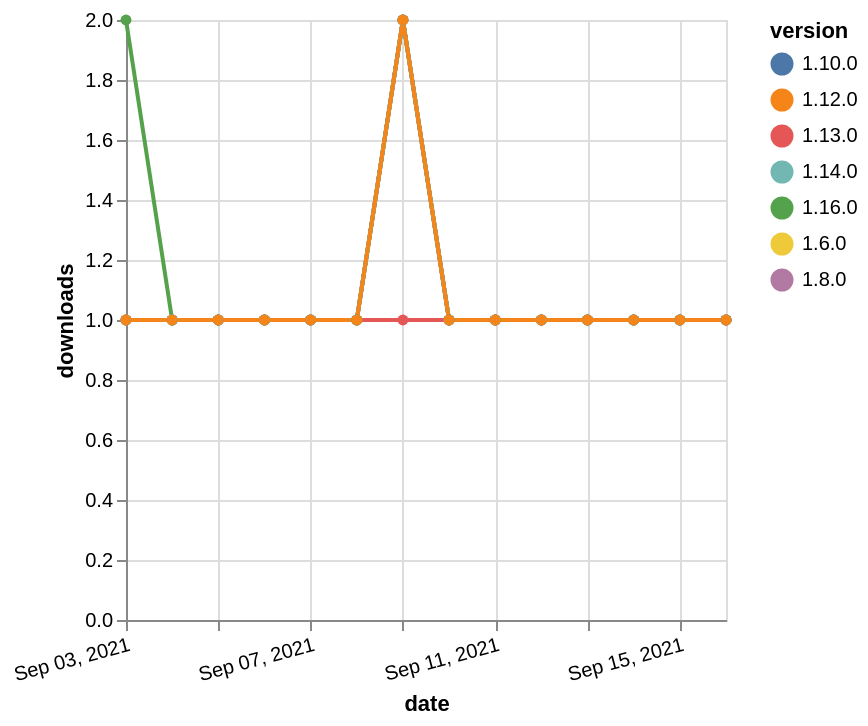

Specify this chart in Vega-Lite:
### Vega-Lite specification from a JSON file in a GitHub repository (floating-point values rounded to 4 significant figures)
{"$schema": "https://vega.github.io/schema/vega-lite/v5.json", "description": "A simple bar chart with embedded data.", "data": {"values": [{"date": "2021-09-03", "total": 214, "delta": 1, "version": "1.6.0"}, {"date": "2021-09-04", "total": 215, "delta": 1, "version": "1.6.0"}, {"date": "2021-09-05", "total": 216, "delta": 1, "version": "1.6.0"}, {"date": "2021-09-06", "total": 217, "delta": 1, "version": "1.6.0"}, {"date": "2021-09-07", "total": 218, "delta": 1, "version": "1.6.0"}, {"date": "2021-09-08", "total": 219, "delta": 1, "version": "1.6.0"}, {"date": "2021-09-09", "total": 221, "delta": 2, "version": "1.6.0"}, {"date": "2021-09-10", "total": 222, "delta": 1, "version": "1.6.0"}, {"date": "2021-09-11", "total": 223, "delta": 1, "version": "1.6.0"}, {"date": "2021-09-12", "total": 224, "delta": 1, "version": "1.6.0"}, {"date": "2021-09-13", "total": 225, "delta": 1, "version": "1.6.0"}, {"date": "2021-09-14", "total": 226, "delta": 1, "version": "1.6.0"}, {"date": "2021-09-15", "total": 227, "delta": 1, "version": "1.6.0"}, {"date": "2021-09-16", "total": 228, "delta": 1, "version": "1.6.0"}, {"date": "2021-09-03", "total": 275, "delta": 1, "version": "1.8.0"}, {"date": "2021-09-04", "total": 276, "delta": 1, "version": "1.8.0"}, {"date": "2021-09-05", "total": 277, "delta": 1, "version": "1.8.0"}, {"date": "2021-09-06", "total": 278, "delta": 1, "version": "1.8.0"}, {"date": "2021-09-07", "total": 279, "delta": 1, "version": "1.8.0"}, {"date": "2021-09-08", "total": 280, "delta": 1, "version": "1.8.0"}, {"date": "2021-09-09", "total": 282, "delta": 2, "version": "1.8.0"}, {"date": "2021-09-10", "total": 283, "delta": 1, "version": "1.8.0"}, {"date": "2021-09-11", "total": 284, "delta": 1, "version": "1.8.0"}, {"date": "2021-09-12", "total": 285, "delta": 1, "version": "1.8.0"}, {"date": "2021-09-13", "total": 286, "delta": 1, "version": "1.8.0"}, {"date": "2021-09-14", "total": 287, "delta": 1, "version": "1.8.0"}, {"date": "2021-09-15", "total": 288, "delta": 1, "version": "1.8.0"}, {"date": "2021-09-16", "total": 289, "delta": 1, "version": "1.8.0"}, {"date": "2021-09-03", "total": 131, "delta": 1, "version": "1.13.0"}, {"date": "2021-09-04", "total": 132, "delta": 1, "version": "1.13.0"}, {"date": "2021-09-05", "total": 133, "delta": 1, "version": "1.13.0"}, {"date": "2021-09-06", "total": 134, "delta": 1, "version": "1.13.0"}, {"date": "2021-09-07", "total": 135, "delta": 1, "version": "1.13.0"}, {"date": "2021-09-08", "total": 136, "delta": 1, "version": "1.13.0"}, {"date": "2021-09-09", "total": 137, "delta": 1, "version": "1.13.0"}, {"date": "2021-09-10", "total": 138, "delta": 1, "version": "1.13.0"}, {"date": "2021-09-11", "total": 139, "delta": 1, "version": "1.13.0"}, {"date": "2021-09-12", "total": 140, "delta": 1, "version": "1.13.0"}, {"date": "2021-09-13", "total": 141, "delta": 1, "version": "1.13.0"}, {"date": "2021-09-14", "total": 142, "delta": 1, "version": "1.13.0"}, {"date": "2021-09-15", "total": 143, "delta": 1, "version": "1.13.0"}, {"date": "2021-09-16", "total": 144, "delta": 1, "version": "1.13.0"}, {"date": "2021-09-03", "total": 165, "delta": 1, "version": "1.10.0"}, {"date": "2021-09-04", "total": 166, "delta": 1, "version": "1.10.0"}, {"date": "2021-09-05", "total": 167, "delta": 1, "version": "1.10.0"}, {"date": "2021-09-06", "total": 168, "delta": 1, "version": "1.10.0"}, {"date": "2021-09-07", "total": 169, "delta": 1, "version": "1.10.0"}, {"date": "2021-09-08", "total": 170, "delta": 1, "version": "1.10.0"}, {"date": "2021-09-09", "total": 172, "delta": 2, "version": "1.10.0"}, {"date": "2021-09-10", "total": 173, "delta": 1, "version": "1.10.0"}, {"date": "2021-09-11", "total": 174, "delta": 1, "version": "1.10.0"}, {"date": "2021-09-12", "total": 175, "delta": 1, "version": "1.10.0"}, {"date": "2021-09-13", "total": 176, "delta": 1, "version": "1.10.0"}, {"date": "2021-09-14", "total": 177, "delta": 1, "version": "1.10.0"}, {"date": "2021-09-15", "total": 178, "delta": 1, "version": "1.10.0"}, {"date": "2021-09-16", "total": 179, "delta": 1, "version": "1.10.0"}, {"date": "2021-09-03", "total": 119, "delta": 2, "version": "1.16.0"}, {"date": "2021-09-04", "total": 120, "delta": 1, "version": "1.16.0"}, {"date": "2021-09-05", "total": 121, "delta": 1, "version": "1.16.0"}, {"date": "2021-09-06", "total": 122, "delta": 1, "version": "1.16.0"}, {"date": "2021-09-07", "total": 123, "delta": 1, "version": "1.16.0"}, {"date": "2021-09-08", "total": 124, "delta": 1, "version": "1.16.0"}, {"date": "2021-09-09", "total": 126, "delta": 2, "version": "1.16.0"}, {"date": "2021-09-10", "total": 127, "delta": 1, "version": "1.16.0"}, {"date": "2021-09-11", "total": 128, "delta": 1, "version": "1.16.0"}, {"date": "2021-09-12", "total": 129, "delta": 1, "version": "1.16.0"}, {"date": "2021-09-13", "total": 130, "delta": 1, "version": "1.16.0"}, {"date": "2021-09-14", "total": 131, "delta": 1, "version": "1.16.0"}, {"date": "2021-09-15", "total": 132, "delta": 1, "version": "1.16.0"}, {"date": "2021-09-16", "total": 133, "delta": 1, "version": "1.16.0"}, {"date": "2021-09-03", "total": 159, "delta": 1, "version": "1.14.0"}, {"date": "2021-09-04", "total": 160, "delta": 1, "version": "1.14.0"}, {"date": "2021-09-05", "total": 161, "delta": 1, "version": "1.14.0"}, {"date": "2021-09-06", "total": 162, "delta": 1, "version": "1.14.0"}, {"date": "2021-09-07", "total": 163, "delta": 1, "version": "1.14.0"}, {"date": "2021-09-08", "total": 164, "delta": 1, "version": "1.14.0"}, {"date": "2021-09-09", "total": 166, "delta": 2, "version": "1.14.0"}, {"date": "2021-09-10", "total": 167, "delta": 1, "version": "1.14.0"}, {"date": "2021-09-11", "total": 168, "delta": 1, "version": "1.14.0"}, {"date": "2021-09-12", "total": 169, "delta": 1, "version": "1.14.0"}, {"date": "2021-09-13", "total": 170, "delta": 1, "version": "1.14.0"}, {"date": "2021-09-14", "total": 171, "delta": 1, "version": "1.14.0"}, {"date": "2021-09-15", "total": 172, "delta": 1, "version": "1.14.0"}, {"date": "2021-09-16", "total": 173, "delta": 1, "version": "1.14.0"}, {"date": "2021-09-03", "total": 146, "delta": 1, "version": "1.12.0"}, {"date": "2021-09-04", "total": 147, "delta": 1, "version": "1.12.0"}, {"date": "2021-09-05", "total": 148, "delta": 1, "version": "1.12.0"}, {"date": "2021-09-06", "total": 149, "delta": 1, "version": "1.12.0"}, {"date": "2021-09-07", "total": 150, "delta": 1, "version": "1.12.0"}, {"date": "2021-09-08", "total": 151, "delta": 1, "version": "1.12.0"}, {"date": "2021-09-09", "total": 153, "delta": 2, "version": "1.12.0"}, {"date": "2021-09-10", "total": 154, "delta": 1, "version": "1.12.0"}, {"date": "2021-09-11", "total": 155, "delta": 1, "version": "1.12.0"}, {"date": "2021-09-12", "total": 156, "delta": 1, "version": "1.12.0"}, {"date": "2021-09-13", "total": 157, "delta": 1, "version": "1.12.0"}, {"date": "2021-09-14", "total": 158, "delta": 1, "version": "1.12.0"}, {"date": "2021-09-15", "total": 159, "delta": 1, "version": "1.12.0"}, {"date": "2021-09-16", "total": 160, "delta": 1, "version": "1.12.0"}]}, "width": "container", "mark": {"type": "line", "point": {"filled": true}}, "encoding": {"x": {"field": "date", "type": "temporal", "timeUnit": "yearmonthdate", "title": "date", "axis": {"labelAngle": -15}}, "y": {"field": "delta", "type": "quantitative", "title": "downloads"}, "color": {"field": "version", "type": "nominal"}, "tooltip": {"field": "delta"}}}
